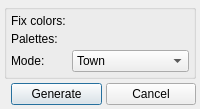
<?xml version="1.0" encoding="UTF-8"?>
<ui version="4.0">
 <class>TrnGenerateDialog</class>
 <widget class="QDialog">
  <property name="modal">
   <bool>true</bool>
  </property>
  <layout class="QVBoxLayout">
   <item>
    <widget class="QGroupBox">
     <layout class="QGridLayout" name="mainGridLayout">
      <item row="0" column="0">
       <widget class="QLabel">
        <property name="text">
         <string>Fix colors:</string>
        </property>
       </widget>
      </item>
      <item row="0" column="1" rowspan="2">
       <layout class="QVBoxLayout" name="fixColorsVBoxLayout"/>
      </item>
      <item row="1" column="0" alignment="Qt::AlignTop">
       <layout class="QHBoxLayout" name="addRangeButtonLayout"/>
      </item>
      <item row="2" column="0">
       <widget class="QLabel">
        <property name="text">
         <string>Palettes:</string>
        </property>
       </widget>
      </item>
      <item row="2" column="1" rowspan="2">
       <layout class="QVBoxLayout" name="palettesVBoxLayout"/>
      </item>
      <item row="3" column="0" alignment="Qt::AlignTop">
       <layout class="QHBoxLayout" name="addPaletteButtonLayout"/>
      </item>
      <item row="4" column="0">
       <widget class="QLabel">
        <property name="text">
         <string>Mode:</string>
        </property>
       </widget>
      </item>
      <item row="4" column="1">
       <widget class="QComboBox" name="levelTypeComboBox">
        <item>
         <property name="text">
          <string>Town</string>
         </property>
        </item>
        <item>
         <property name="text">
          <string>(L1) Cathedral</string>
         </property>
        </item>
        <item>
         <property name="text">
          <string>(L2) Catacombs</string>
         </property>
        </item>
        <item>
         <property name="text">
          <string>(L3) Caves</string>
         </property>
        </item>
        <item>
         <property name="text">
          <string>(L4) Hell</string>
         </property>
        </item>
        <item>
         <property name="text">
          <string>(L5) Crypt</string>
         </property>
        </item>
        <item>
         <property name="text">
          <string>(L6) Nest</string>
         </property>
        </item>
        <item>
         <property name="text">
          <string>None</string>
         </property>
        </item>
       </widget>
      </item>
     </layout>
    </widget>
   </item>
   <item>
    <layout class="QHBoxLayout">
     <item>
      <spacer>
       <property name="orientation">
        <enum>Qt::Horizontal</enum>
       </property>
      </spacer>
     </item>
     <item>
      <widget class="QPushButton" name="generateButton">
       <property name="text">
        <string>Generate</string>
       </property>
      </widget>
     </item>
     <item>
      <widget class="QPushButton" name="cancelButton">
       <property name="text">
        <string>Cancel</string>
       </property>
      </widget>
     </item>
    </layout>
   </item>
  </layout>
 </widget>
 <layoutdefault spacing="4" margin="4"/>
 <resources/>
 <connections/>
 <buttongroups/>
</ui>
